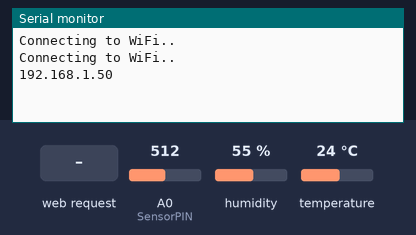
Simulated run of this sketch. Board: ESP8266 (NodeMCU). On the bench: the last lines printed to the serial monitor. Inputs (shaded band) come from the test bench; at power-on: A0 (SensorPIN) = 512, humidity 55 %, temperature 24 °C. WiFi joins after 1.5 s; servers stay silent unless stated; storage starts empty.

Above: at 3.2 s.
3.3 s: A0 (SensorPIN) set to 0
At 10.8 s:
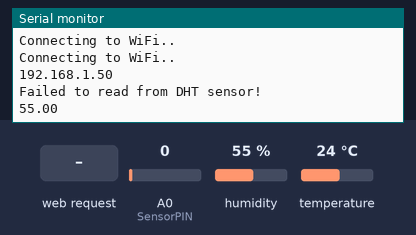
11.5 s: HTTP request GET /temperature received
At 12.0 s:
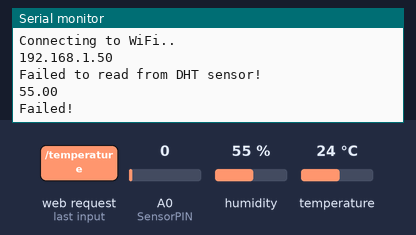

The sketch:

Weather_Station.ino
```cpp
// Import required libraries
#ifdef ESP32
  #include <WiFi.h>
  #include <ESPAsyncWebServer.h>
  #include <SPIFFS.h>
#else
  #include <Arduino.h>
  #include <ESP8266WiFi.h>
  #include <Hash.h>
  #include <ESPAsyncTCP.h>
  #include <ESPAsyncWebServer.h>
  #include <FS.h>
#endif
#include <Wire.h>
#include <Adafruit_Sensor.h>
#include <DHT.h>

#define DHTPIN 4
#define DHTTYPE DHT11
DHT dht(DHTPIN, DHTTYPE);


// current temperature & humidity, updated in loop()
float t = 0.0;
float h = 0.0;
float A = 1.11492089e-3;
float B = 2.372075385e-4;
float C = 6.954079529e-8;
float celsius;
const long interval = 10000;
const int Rc = 10000;
const int Vcc = 3;
const int SensorPIN = A0;
float K=2.5;
unsigned long previousMillis = 0;    // will store last time DHT was updated

// To configure our Wifi network

const char* ssid = "TP-LINK_55B2";
const char* password = "36899029";

//const char* ssid = "TP-LINK_28F0";
//const char* password = "72271636";

// Create our server on port 80
AsyncWebServer server(80);

String readSensorTemperature() {
  // Read temperature as Celsius with our thermistor

 float raw = analogRead(SensorPIN);
 float V =  raw / 1024 * Vcc;

 float R = (Rc * V ) / (Vcc - V);


 float logR  = log(R);
 float R_th = 1.0 / (A + B * logR + C * logR * logR * logR );

  float kelvin = R_th - V * V / (K * R) * 1000;
  celsius = kelvin - 273.15;
    float t=celsius;

  if (isnan(t)) {
    Serial.println("Failed!");
    return "";
  }
  else {
    Serial.println(t);
    return String(t);
  }
}


String readSensorHumidity() {
  dht.begin();


  float h = dht.readHumidity();
  if (isnan(h)) {
    Serial.println("Failed!");
    return "";
  }
  else {
    Serial.println(h);
    return String(h);
  }
}


// Replaces placeholder (web server) with DHT values
String processor(const String& var){
  //Serial.println(var);
  if(var == "TEMPERATURE"){
    return String(t);
  }
  else if(var == "HUMIDITY"){
    return String(h);
  }
  return String();
}


void setup(){
  // Serial port for debugging purposes
  Serial.begin(115200);

  dht.begin();


  // Initialize SPIFFS
  if(!SPIFFS.begin()){
    Serial.println("An Error has occurred while mounting SPIFFS");
    return;
  }

  // Connect to Wi-Fi
  WiFi.begin(ssid, password);
  while (WiFi.status() != WL_CONNECTED) {
    delay(1000);
    Serial.println("Connecting to WiFi..");
  }

  // Print ESP32 Local IP Address
  Serial.println(WiFi.localIP());

  // Route for root / web page
  server.on("/", HTTP_GET, [](AsyncWebServerRequest *request){
    request->send(SPIFFS, "/index.html");
  });
  server.on("/temperature", HTTP_GET, [](AsyncWebServerRequest *request){
    request->send_P(200, "text/plain", readSensorTemperature().c_str());
  });
  server.on("/humidity", HTTP_GET, [](AsyncWebServerRequest *request){
    request->send_P(200, "text/plain", String(h).c_str());
  });


  // Start server
  server.begin();
}

void loop(){
  unsigned long currentMillis = millis();


  if (currentMillis - previousMillis >= interval) {
    // save the last time you updated the DHT values
    previousMillis = currentMillis;
    // Read temperature as Celsius (the default)


  float raw = analogRead(SensorPIN);
  float V =  raw / 1024 * Vcc;

  float R = (Rc * V ) / (Vcc - V);


  float logR  = log(R);
  float R_th = 1.0 / (A + B * logR + C * logR * logR * logR );

  float kelvin = R_th - V * V / (K * R) * 1000;
  celsius = kelvin - 273.15;
  float newT=celsius;


    // if temperature read failed, don't change t value
    if (isnan(newT)) {
      Serial.println("Failed to read from DHT sensor!");
    }
    else {
      t = newT;
      Serial.println(t);
    }
    // Read Humidity
    float newH = dht.readHumidity();
    // if humidity read failed, don't change h value
    if (isnan(newH)) {
      Serial.println("Failed!");
    }
    else {
      h = newH;
      Serial.println(h);
    }
  }
}
```

Measured:
- after the input at 3.3 s, the serial monitor: prints a new line after 6.7 s (image 1)
- after the input at 11.5 s, the serial monitor: prints a new line at once (image 2)
